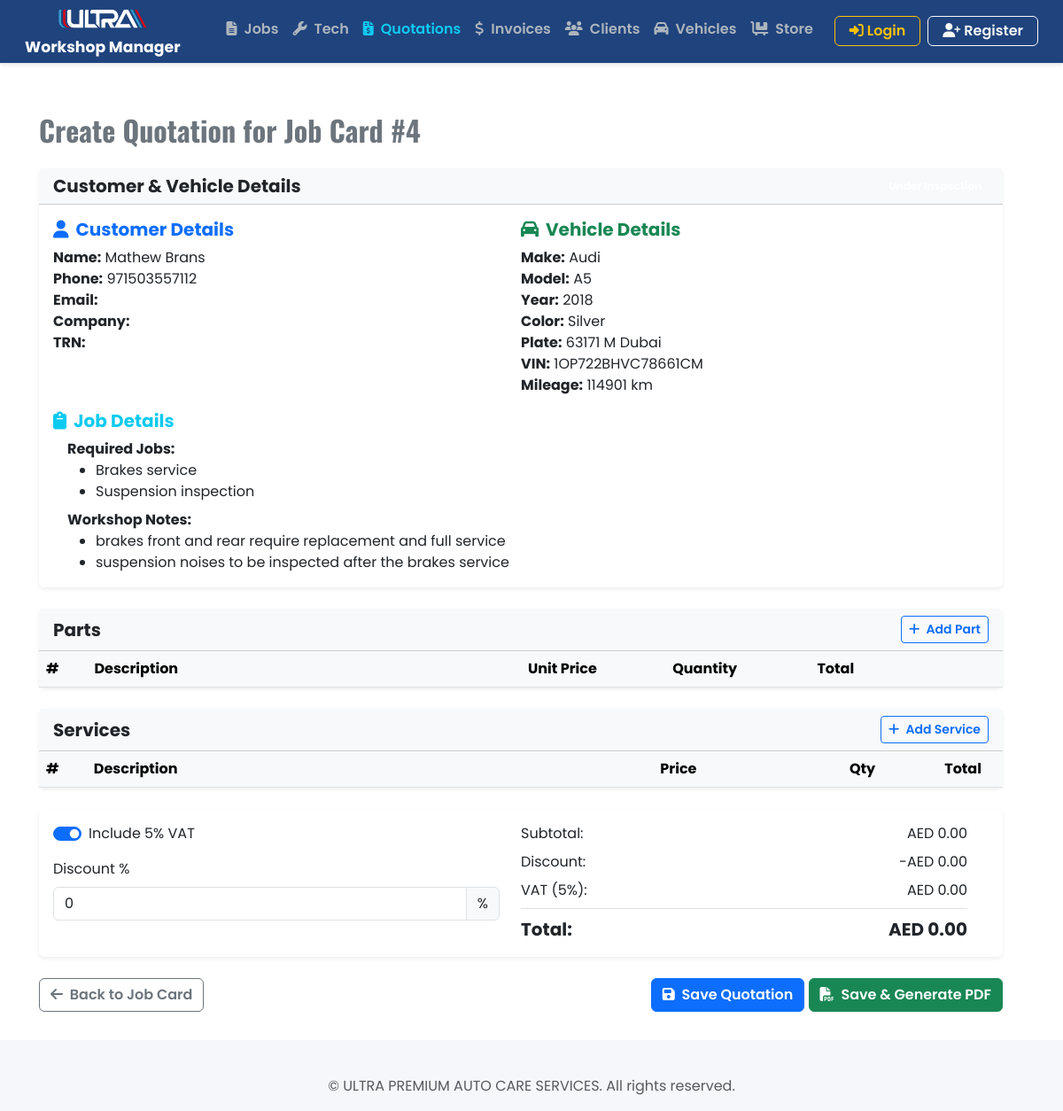
Page /quotations/quotations/create/4/ on the committed database.
### jobcards/models.py (models this page shows, shortened)
class JobCard(models.Model):
    objects = models.Manager()  # Default manager for admin, migrations, and normal queries
    active = ActiveJobCardManager()
    completed = CompletedJobCardManager()
    customer = models.ForeignKey(Customer, on_delete=models.CASCADE, related_name='jobcards')
    vehicle = models.ForeignKey(Vehicle, on_delete=models.CASCADE, related_name='jobcards')
    date = models.DateField(default=datetime.date.today)
    time = models.TimeField(default=datetime.time(0, 0))
    job_status = models.CharField(
        max_length=50,
        choices=[
            ('under_inspection', 'Under Inspection'),
            ('inspection_completed', 'Inspection Completed'),
            ('parts_sourcing', 'Parts Sourcing'),
            ('quote_issued', 'Quote Issued'),
            ('pending_approval', 'Pending Approval'),
            ('waiting_parts', 'Waiting Parts'),
            ('work_in_progress', 'Work in Progress'),
            ('work_completed', 'Work Completed'),
            ('under_testing', 'Under Testing'),
            ('ready_washing', 'Ready for Washing'),
            ('ready_collection', 'Ready for Collection'),
            ('delivered', 'Delivered'),
        ],
        default='under_inspection'
    )
    customer_comments = models.TextField(blank=True, null=True)
    workshop_comments = models.TextField(blank=True, null=True)
    required_jobs = models.TextField(blank=True, null=True)
    created_at = models.DateTimeField(auto_now_add=True)

### customers/models.py (models this page shows, shortened)
class Customer(models.Model):
    name = models.CharField(max_length=100)
    phone = models.CharField(max_length=20)
    email = models.EmailField(blank=True, null=True)
    company = models.CharField(max_length=150, blank=True, null=True)
    trn = models.CharField(max_length=20, blank=True, null=True)

### vehicles/models.py (models this page shows, shortened)
class Vehicle(models.Model):
    customer = models.ForeignKey(Customer, on_delete=models.CASCADE, related_name="vehicles")
    make = models.CharField(max_length=50)
    model = models.CharField(max_length=50)
    color = models.CharField(max_length=30)
    year = models.PositiveIntegerField()
    plate = models.CharField(help_text="number + code + city", max_length=20, unique=True)
    vin = models.CharField(help_text="16 digits", max_length=50, blank=True, null=True)
    mileage = models.PositiveIntegerField(help_text="Enter current mileage in KM", null=True, blank=True)

### quotations/views.py (the view, shortened to what this page needs)
# urls.py: path('quotations/create/<int:jobcard_pk>/', QuotationCreateView.as_view(), name='quotation_create'),
class QuotationCreateView(CreateView):
    model = Quotation
    form_class = QuotationForm
    template_name = 'quotations/create.html'
    def dispatch(self, request, *args, **kwargs):
        self.jobcard = get_object_or_404(JobCard, pk=kwargs['jobcard_pk'])
        return super().dispatch(request, *args, **kwargs)
    def get_form_kwargs(self):
        kwargs = super().get_form_kwargs()
        kwargs['jobcard'] = self.jobcard
        return kwargs
    def get_context_data(self, **kwargs):
        context = super().get_context_data(**kwargs)
        context['jobcard'] = self.jobcard
        instance = None
        if self.request.method == 'POST':
            context['parts_formset'] = PartsFormSet(
                self.request.POST,
                prefix='parts',
                instance=instance
            )
            context['services_formset'] = ServicesFormSet(
                self.request.POST,
                prefix='services',
                instance=instance
            )
        else:
            initial_data = [{
                'description': '',
                'quantity': 1,
                'unit_price': 0
            }]
            parts_queryset = QuotationItem.objects.none()
            services_queryset = QuotationItem.objects.none()
            context['parts_formset'] = PartsFormSet(
                prefix='parts',
                instance=instance,
                queryset=parts_queryset,
                initial=initial_data if not instance else None
            )
            context['services_formset'] = ServicesFormSet(
                prefix='services',
                instance=instance,
                queryset=services_queryset,
                initial=initial_data if not instance else None
            )
        return context

### quotations/forms.py (shortened to what this page needs)
class QuotationForm(forms.ModelForm):
    include_vat = forms.BooleanField(
        required=False,
        label='Include 5% VAT',
        widget=forms.CheckboxInput(attrs={
            'class': 'form-check-input',
            'role': 'switch'
        }),
        initial=True
    )
    discount_percentage = forms.DecimalField(
        required=False,
        initial=0,
        min_value=0,
        max_value=100,
        label='Discount %',
        widget=forms.NumberInput(attrs={
            'class': 'form-control',
            'min': '0',
            'max': '100',
            'step': '1',
            'oninput': 'this.value = Math.min(100, Math.max(0, Math.round(this.value)));'
        })
    )
    class Meta:
        model = Quotation
        fields = ['include_vat', 'discount_percentage']
    def __init__(self, *args, **kwargs):
        self.jobcard = kwargs.pop('jobcard', None)
        super().__init__(*args, **kwargs)
        if self.instance and self.instance.pk:
            self.initial['include_vat'] = bool(self.instance.vat_percentage)
            self.initial['discount_percentage'] = self.instance.discount_percentage

### quotations/templates/quotations/create.html (shortened to what this page needs)
{% extends 'core/base.html' %}
{% load static %}
{% load widget_tweaks %}
{% block content %}
<div class="container mt-4">
    <div class="row justify-content-center">
        <div class="col-lg-12">
            <h2 class="fw-bold text-secondary mb-4">Create Quotation for Job Card #{{ jobcard.id }}</h2>
            <div class="card mb-4 shadow-sm border-0">
                <div class="card-header bg-light d-flex justify-content-between align-items-center">
                    <h5 class="mb-0">Customer & Vehicle Details</h5>
                    <span class="badge bg-{{ jobcard.get_status_bg }}">{{ jobcard.get_job_status_display }}</span>
                </div>
                <div class="card-body">
                    <div class="row">
                        <div class="col-md-6">
                            <h5 class="text-primary"><i class="fas fa-user me-2"></i>Customer Details</h5>
                            <ul class="list-unstyled mb-0">
                                <li><strong>Name:</strong> {{ jobcard.customer.name }}</li>
                                <li><strong>Phone:</strong> {{ jobcard.customer.phone }}</li>
                                <li><strong>Email:</strong> {{ jobcard.customer.email }}</li>
                                <li><strong>Company:</strong> {{ jobcard.customer.company }}</li>
                                <li><strong>TRN:</strong> {{ jobcard.customer.trn }}</li>
                            </ul>
                        </div>
                        <div class="col-md-6">
                            <h5 class="text-success"><i class="fas fa-car me-2"></i>Vehicle Details</h5>
                            <ul class="list-unstyled mb-0">
                                <li><strong>Make:</strong> {{ jobcard.vehicle.make }}</li>
                                <li><strong>Model:</strong> {{ jobcard.vehicle.model }}</li>
                                <li><strong>Year:</strong> {{ jobcard.vehicle.year }}</li>
                                <li><strong>Color:</strong> {{ jobcard.vehicle.color }}</li>
                                <li><strong>Plate:</strong> {{ jobcard.vehicle.plate }}</li>
                                <li><strong>VIN:</strong> {{ jobcard.vehicle.vin }}</li>
                                <li><strong>Mileage:</strong> {{ jobcard.vehicle.mileage }} km</li>
                            </ul>
                        </div>
                    </div>
                    {% if jobcard.required_jobs or jobcard.workshop_comments %}
                    <div class="row mt-3">
                        <div class="col-12">
                            <h5 class="text-info"><i class="fas fa-clipboard me-2"></i>Job Details</h5>
                            <div class="ms-3">
                                {% if jobcard.required_jobs %}
                                <div class="mb-2">
                                    <strong>Required Jobs:</strong>
                                    <ul class="mb-0">
                                        {% for job in jobcard.required_jobs.splitlines %}
                                            {% if job.strip %}<li>{{ job.strip }}</li>{% endif %}
                                        {% endfor %}
                                    </ul>
                                </div>
                                {% endif %}
                                {% if jobcard.workshop_comments %}
                                <div>
                                    <strong>Workshop Notes:</strong>
                                    <ul class="mb-0">
                                        {% for note in jobcard.workshop_comments.splitlines %}
                                            {% if note.strip %}<li>{{ note.strip }}</li>{% endif %}
                                        {% endfor %}
                                    </ul>
                                </div>
                                {% endif %}
                            </div>
                        </div>
                    </div>
                    {% endif %}
                </div>
            </div>
            <form method="post" id="quotation-form" class="needs-validation" novalidate>
                <div class="card mb-4 shadow-sm border-0">
                    <div class="card-header bg-light d-flex justify-content-between align-items-center">
                        <h5 class="mb-0">Parts</h5>
                        <button type="button" class="btn btn-sm btn-outline-primary add-item-btn" data-item-type="part">
                            <i class="fas fa-plus me-1"></i> Add Part
                        </button>
                    </div>
                    <div class="card-body p-0">
                        <div class="table-responsive">
                            <table class="table table-hover mb-0">
                                <thead class="table-light">
                                    <tr>
                                        <th style="width: 5%">#</th>
                                        <th style="width: 45%">Description</th>
                                        <th style="width: 15%">Unit Price</th>
                                        <th style="width: 15%">Quantity</th>
                                        <th style="width: 15%">Total</th>
                                        <th style="width: 5%"></th>
                                    </tr>
                                </thead>
                            </table>
                        </div>
                    </div>
                </div>
                <div class="card mb-4 shadow-sm border-0">
                    <div class="card-header bg-light d-flex justify-content-between align-items-center">
                        <h5 class="mb-0">Services</h5>
                        <button type="button" class="btn btn-sm btn-outline-primary add-item-btn" data-item-type="service">
                            <i class="fas fa-plus me-1"></i> Add Service
                        </button>
                    </div>
                    <div class="card-body p-0">
                        <div class="table-responsive">
                            <table class="table table-hover mb-0">
                                <thead class="table-light">
                                    <tr>
                                        <th style="width: 5%">#</th>
                                        <th style="width: 60%">Description</th>
                                        <th style="width: 20%">Price</th>
                                        <th style="width: 10%">Qty</th>
                                        <th style="width: 10%">Total</th>
                                        <th style="width: 5%"></th>
                                    </tr>
                                </thead>
                            </table>
                        </div>
                    </div>
                </div>
                <div class="card mb-4 shadow-sm border-0">
                    <div class="card-body">
                        <div class="row">
                            <div class="col-md-6">
                                <div class="form-check form-switch mb-3">
                                    {{ form.include_vat }}
                                    <label class="form-check-label" for="{{ form.include_vat.id_for_label }}">Include 5% VAT</label>
                                </div>
                                <div class="mb-3">
                                    <label for="{{ form.discount_percentage.id_for_label }}" class="form-label">Discount %</label>
                                    <div class="input-group">
                                        {{ form.discount_percentage|add_class:"form-control"|attr:"min:0 max:100" }}
                                        <span class="input-group-text">%</span>
                                    </div>
                                </div>
                            </div>
                            <div class="col-md-6">
                                <div class="d-flex justify-content-between mb-2">
                                    <span>Subtotal:</span>
                                    <span id="subtotal-display">AED 0.00</span>
                                </div>
                                <div class="d-flex justify-content-between mb-2">
                                    <span>Discount:</span>
                                    <span id="discount-display">-AED 0.00</span>
                                </div>
                                <div class="d-flex justify-content-between mb-2">
                                    <span>VAT ({{ form.instance.vat_percentage|default:'0'|floatformat:0 }}%):</span>
                                    <span id="vat-display">AED 0.00</span>
                                </div>
                                <div class="d-flex justify-content-between fw-bold fs-5 border-top pt-2">
                                    <span>Total:</span>
                                    <span id="total-display">AED 0.00</span>
                                </div>
                            </div>
                        </div>
                    </div>
                </div>
                <div class="d-flex justify-content-between">
                    <a href="{% url 'jobcard_detail' jobcard.id %}" class="btn btn-outline-secondary">
                        <i class="fas fa-arrow-left me-1"></i> Back to Job Card
                    </a>
                    <div>
                        <button type="submit" name="save" class="btn btn-primary" id="save-btn">
                            <i class="fas fa-save me-1"></i> Save Quotation
                        </button>
                        <button type="submit" name="save_and_pdf" class="btn btn-success">
                            <i class="fas fa-file-pdf me-1"></i> Save & Generate PDF
                        </button>
                    </div>
                </div>
            </form>
        </div>
    </div>
</div>
{% endblock %}

### core/static/css/base.css (style rules this page uses)
body { background-color: #f5f7fa; overflow-x: hidden; margin: 0; padding: 0; font-family: 'Poppins', sans-serif; font-weight: 400; height: 100vh; }
h1, h2 { font-family: 'Oswald', sans-serif; font-weight: 700; }
h3, h4, h5, h6, .subheading { font-family: 'Poppins', sans-serif; font-weight: 700; }
.row { width: 100%; align-items: flex-start; }
.nav-link, .btn, .card-title { font-family: 'Poppins', sans-serif; font-weight: 600; }

### rows in the picture
JobCard: id "4", customer.name "Mathew Brans", customer.phone "971503557112", vehicle.make "Audi", vehicle.model "A5", vehicle.year "2018", vehicle.color "Silver", vehicle.plate "63171 M Dubai", vehicle.vin "1OP722BHVC78661CM", vehicle.mileage "114901"

### other values in the picture
{{ job.strip }} "Brakes service" "Suspension inspection"
{{ note.strip }} "brakes front and rear require replacement and full service" "suspension noises to be inspected after the brakes service"
